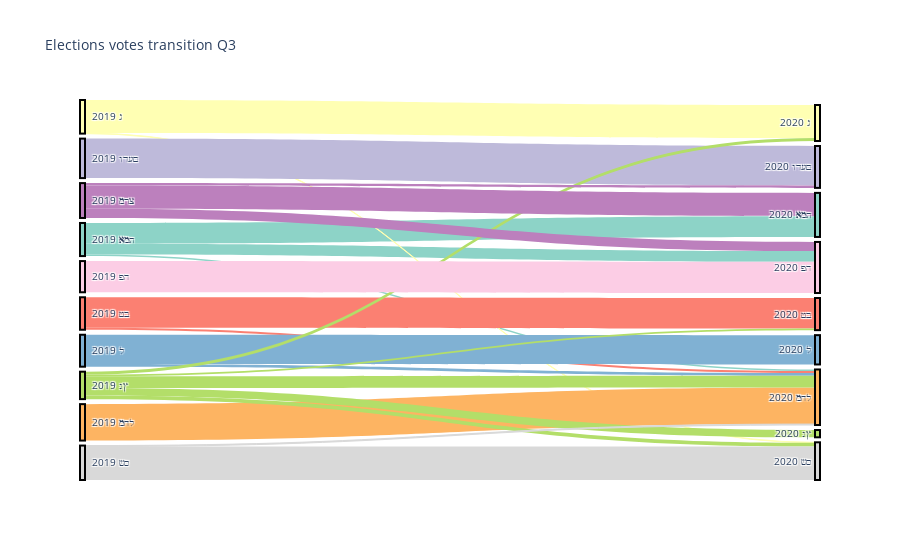

This figure's notebook cell:
### Markdown cell above
בקוד הבא ניתן לראות את גרף sankey plot תחת וריאציית המעברים עבור שאלה 3

### Code cell
current_q = M_q3_1
combined_names =  [" 2019 " + name  for name in list(current_q.index)] +\
                 [" 2020 " + name for name in list(current_q.columns)]
combined_names = pd.DataFrame(combined_names)
#display(combined_names)
#display(current_q)

# source = np.tile(np.arange(0,11), (10,1)).T.flatten()
# target = np.tile(np.arange(11,21), 11)

source = np.tile(np.arange(0,10), (9,1)).T.flatten()
#print(source)
target = np.tile(np.arange(10,19), 10)
#print(target)
colors = px.colors.qualitative.Set3[:-2]
color_node = colors + colors[:8] + colors[10:] + [colors[8]]
np_color = np.tile(np.array(colors), (9,1)).T.flatten()
#print(np_color)

fig = go.Figure(data=[go.Sankey(
    node = dict(
      pad = 5,
      thickness = 5,
      line = dict(color = "black", width = 2),
      label = combined_names,  # parties names
      color = color_node
    ),
    link = dict(
        # from 0-10 is 2019. from 11-20 is 2020 print
      source = source, # 2019
      target = target,  # 2020
      value = current_q.to_numpy().flatten(),
      color = np_color
  ))])

fig.update_layout(title_text="Elections votes transition Q3", font_size=10)
fig.show()

### Figure 1 — Plotly figure (JSON) as saved in the notebook; plotly's stock layout.template omitted (floating-point values rounded to 4 significant figures)
{"data": [{"link": {"color": ["rgb(141,211,199)", "rgb(141,211,199)", "rgb(141,211,199)", "rgb(141,211,199)", "rgb(141,211,199)", "rgb(141,211,199)", "rgb(141,211,199)", "rgb(141,211,199)", "rgb(141,211,199)", "rgb(255,255,179)", "rgb(255,255,179)", "rgb(255,255,179)", "rgb(255,255,179)", "rgb(255,255,179)", "rgb(255,255,179)", "rgb(255,255,179)", "rgb(255,255,179)", "rgb(255,255,179)", "rgb(190,186,218)", "rgb(190,186,218)", "rgb(190,186,218)", "rgb(190,186,218)", "rgb(190,186,218)", "rgb(190,186,218)", "rgb(190,186,218)", "rgb(190,186,218)", "rgb(190,186,218)", "rgb(251,128,114)", "rgb(251,128,114)", "rgb(251,128,114)", "rgb(251,128,114)", "rgb(251,128,114)", "rgb(251,128,114)", "rgb(251,128,114)", "rgb(251,128,114)", "rgb(251,128,114)", "rgb(128,177,211)", "rgb(128,177,211)", "rgb(128,177,211)", "rgb(128,177,211)", "rgb(128,177,211)", "rgb(128,177,211)", "rgb(128,177,211)", "rgb(128,177,211)", "rgb(128,177,211)", "rgb(253,180,98)", "rgb(253,180,98)", "rgb(253,180,98)", "rgb(253,180,98)", "rgb(253,180,98)", "rgb(253,180,98)", "rgb(253,180,98)", "rgb(253,180,98)", "rgb(253,180,98)", "rgb(179,222,105)", "rgb(179,222,105)", "rgb(179,222,105)", "rgb(179,222,105)", "rgb(179,222,105)", "rgb(179,222,105)", "rgb(179,222,105)", "rgb(179,222,105)", "rgb(179,222,105)", "rgb(252,205,229)", "rgb(252,205,229)", "rgb(252,205,229)", "rgb(252,205,229)", "rgb(252,205,229)", "rgb(252,205,229)", "rgb(252,205,229)", "rgb(252,205,229)", "rgb(252,205,229)", "rgb(217,217,217)", "rgb(217,217,217)", "rgb(217,217,217)", "rgb(217,217,217)", "rgb(217,217,217)", "rgb(217,217,217)", "rgb(217,217,217)", "rgb(217,217,217)", "rgb(217,217,217)", "rgb(188,128,189)", "rgb(188,128,189)", "rgb(188,128,189)", "rgb(188,128,189)", "rgb(188,128,189)", "rgb(188,128,189)", "rgb(188,128,189)", "rgb(188,128,189)", "rgb(188,128,189)"], "source": [0, 0, 0, 0, 0, 0, 0, 0, 0, 1, 1, 1, 1, 1, 1, 1, 1, 1, 2, 2, 2, 2, 2, 2, 2, 2, 2, 3, 3, 3, 3, 3, 3, 3, 3, 3, 4, 4, 4, 4, 4, 4, 4, 4, 4, 5, 5, 5, 5, 5, 5, 5, 5, 5, 6, 6, 6, 6, 6, 6, 6, 6, 6, 7, 7, 7, 7, 7, 7, 7, 7, 7, 8, 8, 8, 8, 8, 8, 8, 8, 8, 9, 9, 9, 9, 9, 9, 9, 9, 9], "target": [10, 11, 12, 13, 14, 15, 16, 17, 18, 10, 11, 12, 13, 14, 15, 16, 17, 18, 10, 11, 12, 13, 14, 15, 16, 17, 18, 10, 11, 12, 13, 14, 15, 16, 17, 18, 10, 11, 12, 13, 14, 15, 16, 17, 18, 10, 11, 12, 13, 14, 15, 16, 17, 18, 10, 11, 12, 13, 14, 15, 16, 17, 18, 10, 11, 12, 13, 14, 15, 16, 17, 18, 10, 11, 12, 13, 14, 15, 16, 17, 18, 10, 11, 12, 13, 14, 15, 16, 17, 18], "value": [0.6131, 0.0, 0.0, 0.0, 0.0, 0.04857, 0.0, 0.3183, 0.0, 0.0, 0.9799, 0.0, 0.0, 0.0, 0.0, 0.0, 0.0, 0.01492, 0.0, 0.0, 1.169, 0.0, 0.0, 0.0, 0.0, 0.0, 0.0, 0.0, 0.0, 0.0, 0.9023, 0.0, 0.05889, 0.0, 0.0, 0.0, 0.0, 0.0, 0.0, 0.0, 0.8678, 0.07755, 0.0, 0.0, 0.0, 0.0, 0.0, 0.0, 0.0, 0.0, 1.078, 0.0, 0.0, 0.0, 0.0, 0.08542, 0.0, 0.0488, 0.0, 0.3519, 0.2157, 0.0, 0.1107, 0.0, 0.0, 0.0, 0.0, 0.0, 0.0, 0.0, 0.9234, 0.0, 0.0, 0.0, 0.0, 0.0, 0.0, 0.02922, 0.0, 0.0, 0.9902, 0.6916, 0.0, 0.0711, 0.0, 0.0, 0.0, 0.0, 0.2697, 0.0]}, "node": {"color": ["rgb(141,211,199)", "rgb(255,255,179)", "rgb(190,186,218)", "rgb(251,128,114)", "rgb(128,177,211)", "rgb(253,180,98)", "rgb(179,222,105)", "rgb(252,205,229)", "rgb(217,217,217)", "rgb(188,128,189)", "rgb(141,211,199)", "rgb(255,255,179)", "rgb(190,186,218)", "rgb(251,128,114)", "rgb(128,177,211)", "rgb(253,180,98)", "rgb(179,222,105)", "rgb(252,205,229)", "rgb(217,217,217)"], "label": [[" 2019 תמא"], [" 2019 ג"], [" 2019 םעדו"], [" 2019 בט"], [" 2019 ל"], [" 2019 לחמ"], [" 2019 ץנ"], [" 2019 הפ"], [" 2019 סש"], [" 2019 צרמ"], [" 2020 תמא"], [" 2020 ג"], [" 2020 םעדו"], [" 2020 בט"], [" 2020 ל"], [" 2020 לחמ"], [" 2020 ץנ"], [" 2020 הפ"], [" 2020 סש"]], "line": {"color": "black", "width": 2}, "pad": 5, "thickness": 5}, "type": "sankey"}], "layout": {"font": {"size": 10}, "title": {"text": "Elections votes transition Q3"}}}
